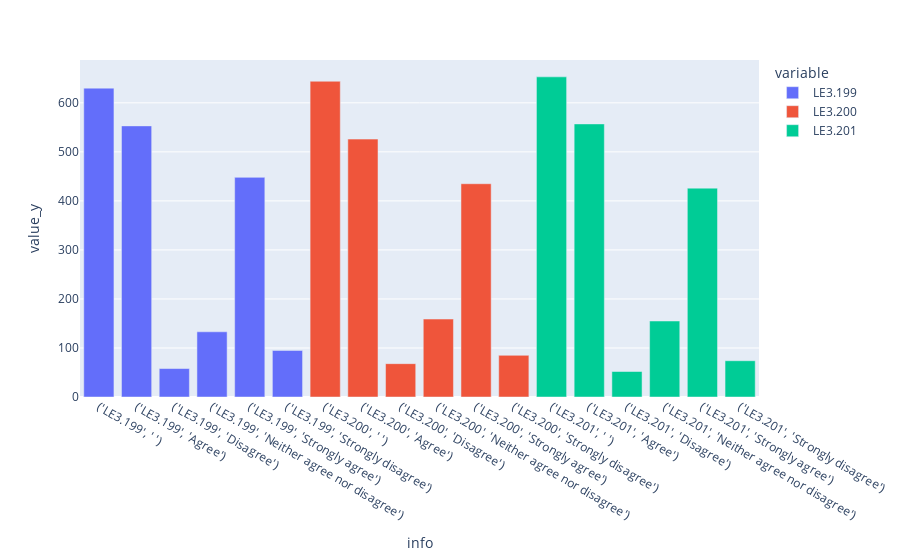

This figure's notebook cell:
### Markdown cell above
color is helpful

### Code cell
px.bar(nx, 
       x='info', 
       y= 'value_y',
      color='variable')

### Figure 1 — Plotly figure (JSON) as saved in the notebook; plotly's stock layout.template omitted (floating-point values rounded to 4 significant figures)
{"data": [{"alignmentgroup": "True", "hovertemplate": "variable=LE3.199<br>info=%{x}<br>value_y=%{y}<extra></extra>", "legendgroup": "LE3.199", "marker": {"color": "#636efa", "pattern": {"shape": ""}}, "name": "LE3.199", "offsetgroup": "LE3.199", "orientation": "v", "showlegend": true, "textposition": "auto", "type": "bar", "x": ["('LE3.199', ' ')", "('LE3.199', 'Agree')", "('LE3.199', 'Disagree')", "('LE3.199', 'Neither agree nor disagree')", "('LE3.199', 'Strongly agree')", "('LE3.199', 'Strongly disagree')"], "xaxis": "x", "y": [630, 553, 58, 133, 448, 95], "yaxis": "y"}, {"alignmentgroup": "True", "hovertemplate": "variable=LE3.200<br>info=%{x}<br>value_y=%{y}<extra></extra>", "legendgroup": "LE3.200", "marker": {"color": "#EF553B", "pattern": {"shape": ""}}, "name": "LE3.200", "offsetgroup": "LE3.200", "orientation": "v", "showlegend": true, "textposition": "auto", "type": "bar", "x": ["('LE3.200', ' ')", "('LE3.200', 'Agree')", "('LE3.200', 'Disagree')", "('LE3.200', 'Neither agree nor disagree')", "('LE3.200', 'Strongly agree')", "('LE3.200', 'Strongly disagree')"], "xaxis": "x", "y": [644, 526, 68, 159, 435, 85], "yaxis": "y"}, {"alignmentgroup": "True", "hovertemplate": "variable=LE3.201<br>info=%{x}<br>value_y=%{y}<extra></extra>", "legendgroup": "LE3.201", "marker": {"color": "#00cc96", "pattern": {"shape": ""}}, "name": "LE3.201", "offsetgroup": "LE3.201", "orientation": "v", "showlegend": true, "textposition": "auto", "type": "bar", "x": ["('LE3.201', ' ')", "('LE3.201', 'Agree')", "('LE3.201', 'Disagree')", "('LE3.201', 'Neither agree nor disagree')", "('LE3.201', 'Strongly agree')", "('LE3.201', 'Strongly disagree')"], "xaxis": "x", "y": [653, 557, 52, 155, 426, 74], "yaxis": "y"}], "layout": {"autosize": true, "barmode": "relative", "legend": {"title": {"text": "variable"}, "tracegroupgap": 0}, "margin": {"t": 60}, "xaxis": {"anchor": "y", "autorange": true, "domain": [0, 1], "range": [-0.5, 17.5], "title": {"text": "info"}, "type": "category"}, "yaxis": {"anchor": "x", "autorange": true, "domain": [0, 1], "range": [0, 687.4], "title": {"text": "value_y"}, "type": "linear"}}}
